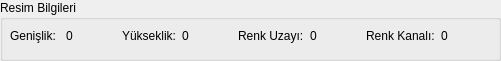
   <widget class="QGroupBox" name="groupBox_2">
    <property name="geometry">
     <rect>
      <x>10</x>
      <y>460</y>
      <width>501</width>
      <height>61</height>
     </rect>
    </property>
    <property name="title">
     <string>Resim Bilgileri</string>
    </property>
    <widget class="QWidget" name="layoutWidget">
     <property name="geometry">
      <rect>
       <x>10</x>
       <y>20</y>
       <width>481</width>
       <height>31</height>
      </rect>
     </property>
     <layout class="QHBoxLayout" name="horizontalLayout">
      <item>
       <widget class="QLabel" name="label_2">
        <property name="text">
         <string>Genişlik:</string>
        </property>
       </widget>
      </item>
      <item>
       <widget class="QLabel" name="labelx">
        <property name="text">
         <string>0</string>
        </property>
       </widget>
      </item>
      <item>
       <widget class="QLabel" name="label_4">
        <property name="text">
         <string>Yükseklik:</string>
        </property>
       </widget>
      </item>
      <item>
       <widget class="QLabel" name="labelY">
        <property name="text">
         <string>0</string>
        </property>
       </widget>
      </item>
      <item>
       <widget class="QLabel" name="label_6">
        <property name="text">
         <string>Renk Uzayı:</string>
        </property>
       </widget>
      </item>
      <item>
       <widget class="QLabel" name="labelinc">
        <property name="text">
         <string>0</string>
        </property>
       </widget>
      </item>
      <item>
       <widget class="QLabel" name="label_8">
        <property name="text">
         <string>Renk Kanalı:</string>
        </property>
       </widget>
      </item>
      <item>
       <widget class="QLabel" name="labelch">
        <property name="text">
         <string>0</string>
        </property>
       </widget>
      </item>
     </layout>
    </widget>
   </widget>
